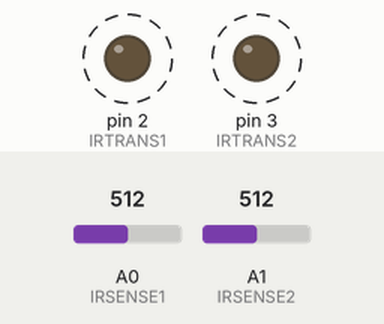
Simulated run of this sketch. Board: Arduino Uno, built with avr-gcc and run on an emulated ATmega328P. Shown: output pins drawn as LEDs (lit = HIGH). Dashed ring = blinking. The test bench sets the inputs (shaded band); at power-on: A0 (IRSENSE1) = 512, A1 (IRSENSE2) = 512. What the sketch prints to the serial monitor is not drawn.

Above: at 36.2 s.
Timing chart, 0 to 36.5 s (numbered marks = the images above):
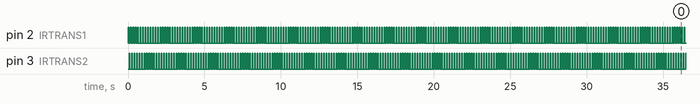

Measured:
- by itself, pin 2 (IRTRANS1), pin 3 (IRTRANS2): alternates HIGH for 0.04 s and LOW for 0.12 s

The sketch:

irSense2.ino
```cpp
#define IRSENSE1 A0
#define IRTRANS1 2

#define IRSENSE2 A1
#define IRTRANS2 3

void setup() {
  Serial.begin(9600);

  pinMode(IRSENSE1, INPUT);
  pinMode(IRTRANS1, OUTPUT);
  digitalWrite(IRTRANS1, LOW);

  pinMode(IRSENSE2, INPUT);
  pinMode(IRTRANS2, OUTPUT);
  digitalWrite(IRTRANS2, LOW);
}

void loop(){
  Serial.print("Sensor1:");
  int valueSensor1 = getDist(IRTRANS1, IRSENSE1);
  Serial.print(valueSensor1);
  Serial.print(" cm");
  Serial.print("   ");

  Serial.print("Sensor2:");
  Serial.print(getDist(IRTRANS2, IRSENSE2));
  Serial.print(" cm.");

  Serial.println();
}


int getDist(byte irTrans, byte irSense) {
  digitalWrite(irTrans, HIGH);
  delay(20);
  int valueAmbient = analogRead(irSense);
  delay(20);

  digitalWrite(irTrans, LOW);
  delay(20);
  int value = analogRead(irSense);
  int value2 = round(value - valueAmbient);
  int dist = (((value2+15.0)/(value2*(value2+100.0)))*2000.0);
  delay(20);

  return dist;
}
```
